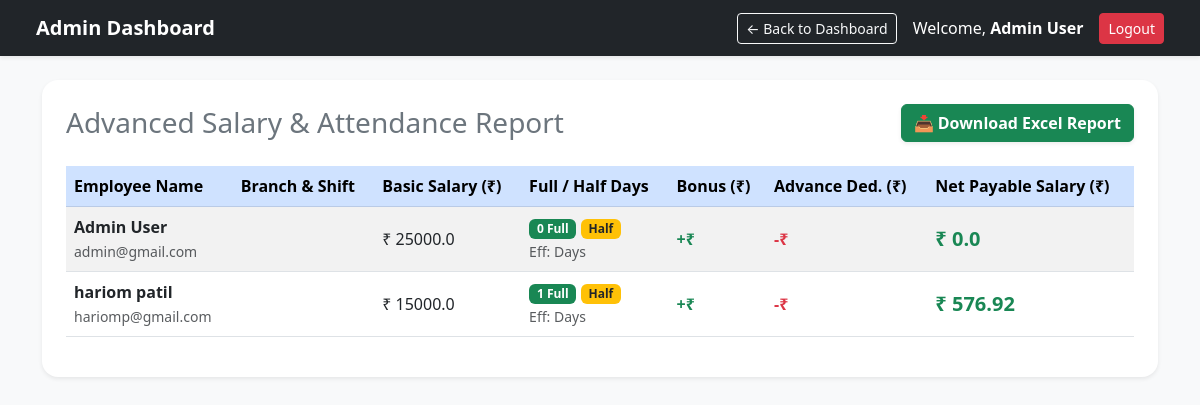
/salary_report (signed in), run on the app's committed database.
### app.py (models this page shows)
class Employee(db.Model):
    id = db.Column(db.Integer, primary_key=True)
    name = db.Column(db.String(100), nullable=False)
    email = db.Column(db.String(100), unique=True, nullable=False)
    password = db.Column(db.String(200), nullable=False)
    role = db.Column(db.String(50), nullable=False, default='Employee')
    fingerprint_id = db.Column(db.Integer, unique=True, nullable=True)
    basic_salary = db.Column(db.Float, nullable=False, default=15000.0)

### app.py (the view)
@app.route('/salary_report')
def salary_report():
    if 'user_id' not in session or session.get('role') != 'Admin':
        return "Access Denied! <a href='/'>Login Here</a>"
    employees = Employee.query.all()
    report_data = []
    total_company_working_days = 26
    for emp in employees:
        basic_salary = emp.basic_salary if emp.basic_salary else 15000.0
        per_day_salary = basic_salary / total_company_working_days if total_company_working_days > 0 else 0
        attendances = Attendance.query.filter_by(employee_id=emp.id).all()
        present_days = len(attendances)
        net_salary = present_days * per_day_salary
        report_data.append({
            'employee': emp,
            'present_days': present_days,
            'total_company_days': total_company_working_days,
            'per_day_salary': round(per_day_salary, 2),
            'net_salary': round(net_salary, 2)
        })
    return render_template('salary_report.html', report_data=report_data)

### templates/salary_report.html (shortened to what this page needs)
<!DOCTYPE html>
<html lang="en">
<head>
    <link href="https://cdn.jsdelivr.net/npm/bootstrap@5.3.0/dist/css/bootstrap.min.css" rel="stylesheet">
</head>
<body class="bg-light">
    <nav class="navbar navbar-expand-lg navbar-dark bg-dark px-4 shadow-sm">
        <div class="container-fluid">
            <a class="navbar-brand fw-bold" href="/dashboard">Admin Dashboard</a>
            <div class="d-flex align-items-center">
                <a href="/dashboard" class="btn btn-outline-light btn-sm me-3">← Back to Dashboard</a>
                <span class="text-white me-3">Welcome, <b>{{ session['user_name'] }}</b></span>
                <a href="/logout" class="btn btn-danger btn-sm">Logout</a>
            </div>
        </div>
    </nav>
    <div class="container mt-4">
        <div class="card shadow-sm border-0 p-4 rounded-4">
            <div class="d-flex justify-content-between align-items-center mb-4">
                <h3 class="text-secondary m-0">Advanced Salary & Attendance Report</h3>
                <a href="/download_excel" class="btn btn-success fw-bold shadow-sm">📥 Download Excel Report</a>
            </div>
            <div class="table-responsive">
                <table class="table table-striped table-hover align-middle">
                    <thead class="table-primary">
                        <tr>
                            <th>Employee Name</th>
                            <th>Branch & Shift</th>
                            <th>Basic Salary (₹)</th>
                            <th>Full / Half Days</th>
                            <th>Bonus (₹)</th>
                            <th>Advance Ded. (₹)</th>
                            <th>Net Payable Salary (₹)</th>
                        </tr>
                    </thead>
                    <tbody>
                        {% for item in report_data %}
                        <tr>
                            <td>
                                <b>{{ item.employee.name }}</b><br>
                                <small class="text-muted">{{ item.employee.email }}</small>
                            </td>
                            <td>
                                <b>{{ item.employee.branch }}</b><br>
                            </td>
                            <td>₹ {{ item.employee.basic_salary }}</td>
                            <td>
                                <span class="badge bg-success" title="Full Days">{{ item.present_days }} Full</span>
                                <span class="badge bg-warning text-dark" title="Half Days">{{ item.half_days }} Half</span>
                                <br><small class="text-muted">Eff: {{ item.effective_days }} Days</small>
                            </td>
                            <td><span class="text-success fw-bold">+₹ {{ item.bonus }}</span></td>
                            <td><span class="text-danger fw-bold">-₹ {{ item.advance_salary }}</span></td>
                            <td><span class="text-success fw-bold fs-5">₹ {{ item.net_salary }}</span></td>
                        </tr>
                        {% else %}
                        <tr>
                            <td colspan="7" class="text-center text-muted py-4">No employee records found.</td>
                        </tr>
                        {% endfor %}
                    </tbody>
                </table>
            </div>
        </div>
    </div>
</body>
</html>

### data on the page
Employee: user_name "Admin User", employee.name "Admin User", employee.email "admin@gmail.com", employee.basic_salary "25000.0"
Employee: employee.name "hariom patil", employee.email "hariomp@gmail.com", employee.basic_salary "15000.0"

### other printed values
{{ item.present_days }} "0" "1"
{{ item.net_salary }} "0.0" "576.92"
